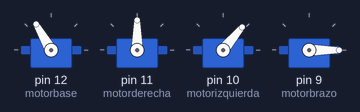
This sketch was run on a simulated Arduino Uno, built with avr-gcc and run on an emulated ATmega328P. On the bench: 4 × servo.

Above: at 0.1 s.
At 1.1 s:
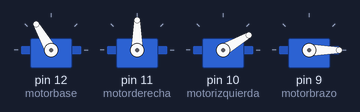
At 2.1 s:
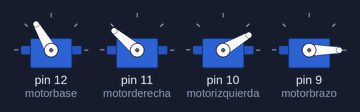
At 3.1 s:
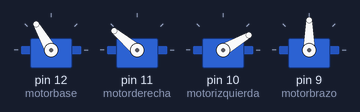
At 5.1 s:
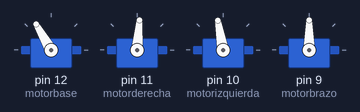
At 7.1 s:
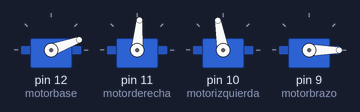
Timing chart, 0 to 8.6 s (numbered marks = the images above):
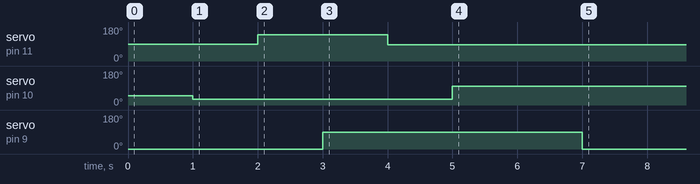

Measured:
- by itself, servo on pin 9 (motorbrazo): 0° → 90° at 3.0 s, → 0° 4.0 s later

The sketch:

MovimientosBrazoRobotico.ino
```cpp
#include <Servo.h>                                      //HECHO POR NICOLAS MORENO Y MIGUEL ANGEL MELCHOR GALLEGO
#define motorbase 12
#define motorderecha 11
#define motorizquierda 10
#define motorbrazo 9
Servo base;
Servo derecha;
Servo izquierda;
Servo brazo;


void setup() {
  base.attach(motorbase);
  derecha.attach(motorderecha);
  izquierda.attach(motorizquierda);
  brazo.attach(motorbrazo);

  brazo.write(0);
  izquierda.write(50);
  base.write(120);
  delay(1000);
  izquierda.write(30);
  delay(1000);
  derecha.write(140);
  delay(1000);
  brazo.write(90);
  delay(1000);
  derecha.write(85);
  delay(1000);
  izquierda.write(100);
  delay(1000);
  base.write(20);
  delay(1000);
  brazo.write(0);

}

void loop() {


}
```
